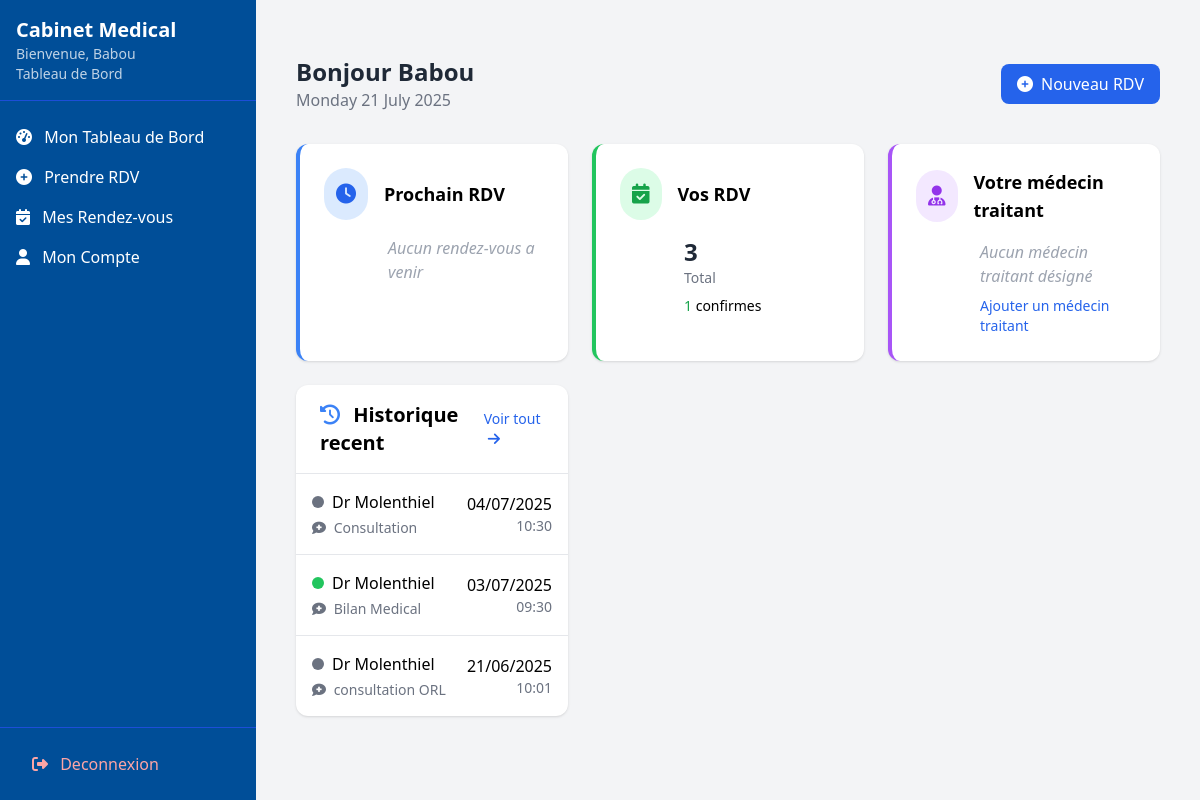
The page /dashboard/patient/ (signed in) on the database its author committed.
### utilisateurs/models.py (models this page shows, shortened)
class User(AbstractUser):
    username = None
    email = models.EmailField('email address', unique=True)
    nom = models.CharField(max_length=100)
    prenom = models.CharField(max_length=100)
    is_doctor_request = models.BooleanField(default=False)
    role = models.CharField(
        max_length=20,
        choices=[('patient', 'Patient'), ('docteur', 'Docteur'), ('admin', 'Administrateur')],
        default='patient'
    )
    telephone = models.CharField(max_length=20, blank=True, null=True)
    date_naiss = models.DateField(null=True, blank=True)
    adresse = models.TextField(blank=True)
    genre = models.CharField(max_length=1, choices=[('M', 'Masculin'), ('F', 'Féminin'), ('O', 'Autre')], blank=True)
    verification_code = models.CharField(max_length=6, null=True, blank=True)
    code_expires_at = models.DateTimeField(null=True, blank=True)  #  pour expiration
    USERNAME_FIELD = 'email'
    REQUIRED_FIELDS = ['nom', 'prenom']
    objects = UserManager()
    class Meta:
        db_table = 'utilisateurs_user'
    @property
    def docteur(self):
        """Propriete pour acceder au profil docteur de maniere coherente"""
        return self.docteur_profile
    @property
    def patient(self):
        return self.patient_profile

class Docteur(models.Model):
    user = models.OneToOneField(User, on_delete=models.CASCADE, related_name='docteur_profile')
    specialite = models.ForeignKey(Specialite, on_delete=models.SET_NULL, null=True)
    est_approuve = models.BooleanField(default=False)  # Approuve par l'admin
    numero_licence = models.CharField(max_length=50, unique=True,null=True)
    bio = models.TextField(blank=True)
    experience = models.PositiveIntegerField(default=0)
    consultation_fee = models.DecimalField(max_digits=10, decimal_places=2, default=0.00)

### rendez_vous/models.py (models this page shows, shortened)
class RendezVous(models.Model):
    STATUT_CHOICES = [
        ('en_attente', 'En attente'),
        ('confirme', 'Confirmé'),
        ('refuse', 'Refusé'),
        ('annule', 'Annulé')
    ]
    docteur = models.ForeignKey(Docteur, on_delete=models.CASCADE, related_name='rendez_vous')
    patient = models.ForeignKey(Patient, on_delete=models.CASCADE, related_name='rendez_vous')
    titre = models.CharField(max_length=255)
    creneau = models.ForeignKey('CreneauHoraire', on_delete=models.CASCADE, null=True, blank=True)
    date = models.DateField()  #  conserver pour compatibilite
    heure = models.TimeField()  # conserver pour compatibilite
    statut = models.CharField(
        max_length=20,
        choices=STATUT_CHOICES,
        default='en_attente'
    )
    lieu = models.CharField(max_length=255, verbose_name="Lieu du rendez-vous")
    STATUT_CHOICES = [
        ('en_attente', 'En attente'),
        ('confirme', 'Confirmé'),
        ('refuse', 'Refusé'),
        ('annule', 'Annulé')
    ]
    docteur = models.ForeignKey(Docteur, on_delete=models.CASCADE, related_name='rendez_vous')
    patient = models.ForeignKey(Patient, on_delete=models.CASCADE, related_name='rendez_vous')
    titre = models.CharField(max_length=255)
    date = models.DateField()
    heure = models.TimeField()
    statut = models.CharField(
        max_length=20,
        choices=STATUT_CHOICES,
        default='en_attente'
    )
    lieu = models.CharField(max_length=255, verbose_name="Lieu du rendez-vous")
    class Meta:
        ordering = ['date', 'heure']
        verbose_name_plural = "Rendez-vous"

### utilisateurs/views.py (the view)
# urls.py: path('dashboard/patient/', views.patient_dashboard, name='patient_dashboard'),
@login_required
@user_passes_test(lambda u: u.role == 'patient')
def patient_dashboard(request):
    patient = request.user.patient
    today = timezone.now().date()
    context = {
        'next_rdv': RendezVous.objects.filter(
            patient=patient,
            date__gte=today,
            statut='confirme'
        ).order_by('date', 'heure').first(),
        'recent_rdvs': RendezVous.objects.filter(
            patient=patient
        ).order_by('-date', '-heure')[:5],
        'total_rdv': RendezVous.objects.filter(
            patient=patient
        ).count(),
        'rdv_confirmed': RendezVous.objects.filter(
            patient=patient,
            statut='confirme'
        ).count(),
        'main_doctor': patient.docteur if hasattr(patient, 'docteur') else None
    }
    return render(request, 'dashboard/patient_dashboard.html', context)

### templates/dashboard/patient_dashboard.html
{% extends "base_dashboard.html" %}
{% load static %}
{% block content %}
<div class="container mx-auto px-4 py-8">
    <div class="flex justify-between items-center mb-8">
        <div>
            <h1 class="text-2xl font-bold text-gray-800">Bonjour {{ request.user.prenom}} </h1>
            <p class="text-gray-500">{% now "l j F Y" %}</p>
        </div>
        <div class="flex space-x-4">
            <a href="{% url 'demander_rendezvous' %}" class="bg-blue-600 text-white px-4 py-2 rounded-lg flex items-center hover:bg-blue-700">
                <i class="fas fa-plus-circle mr-2"></i>
                Nouveau RDV
            </a>
        </div>
    </div>
    <div class="grid grid-cols-1 md:grid-cols-3 gap-6 mb-8">
        <div class="bg-white rounded-xl shadow p-6 border-l-4 border-blue-500">
            <div class="flex items-center mb-4">
                <div class="p-3 rounded-full bg-blue-100 text-blue-600 mr-4">
                    <i class="fas fa-clock text-xl"></i>
                </div>
                <h3 class="text-lg font-semibold">Prochain RDV</h3>
            </div>
            {% if next_rdv %}
            <div class="pl-16">
                <p class="font-medium text-gray-800">Dr {{ next_rdv.docteur.user.nom }}</p>
                <p class="text-gray-500">
                    <i class="far fa-calendar-alt mr-1"></i>
                    {{ next_rdv.date|date:"d/m/Y" }} à {{ next_rdv.heure|time:"H:i" }}
                </p>
                <p class="text-sm mt-2">
                    <span class="px-2 py-1 rounded-full text-xs
                        {% if next_rdv.statut == 'confirme' %}bg-green-100 text-green-800
                        {% elif next_rdv.statut == 'en_attente' %}bg-yellow-100 text-yellow-800
                        {% else %}bg-gray-100 text-gray-800{% endif %}">
                        {{ next_rdv.get_statut_display }}
                    </span>
                </p>
            </div>
            {% else %}
            <p class="text-gray-400 italic pl-16">Aucun rendez-vous a venir</p>
            {% endif %}
        </div>
        <div class="bg-white rounded-xl shadow p-6 border-l-4 border-green-500">
            <div class="flex items-center mb-4">
                <div class="p-3 rounded-full bg-green-100 text-green-600 mr-4">
                    <i class="fas fa-calendar-check text-xl"></i>
                </div>
                <h3 class="text-lg font-semibold">Vos RDV</h3>
            </div>
            <div class="pl-16">
                <p class="text-2xl font-bold text-gray-800">{{ total_rdv }}</p>
                <p class="text-sm text-gray-500">Total</p>
                <p class="text-sm mt-2">
                    <span class="text-green-600">{{ rdv_confirmed }}</span> confirmes
                </p>
            </div>
        </div>
    <div class="bg-white rounded-xl shadow p-6 border-l-4 border-purple-500">
    <div class="flex items-center mb-4">
        <div class="p-3 rounded-full bg-purple-100 text-purple-600 mr-4">
            <i class="fas fa-user-md text-xl"></i>
        </div>
        <h3 class="text-lg font-semibold">Votre médecin traitant</h3>
    </div>
    <div class="pl-16">
        {% if patient.docteur_principal %}
        <p class="font-medium text-gray-800">Dr {{ patient.docteur_principal.user.nom }} {{ patient.docteur_principal.user.prenom }}</p>
        <p class="text-sm text-gray-500">
            {% if patient.docteur_principal.specialite %}
                {{ patient.docteur_principal.specialite.nom }}
            {% else %}
                Spécialité non spécifiée
            {% endif %}
        </p>
        <a href="{% url 'demander_rendezvous' %}?doctor_id={{ patient.docteur_principal.id }}"
           class="text-purple-600 text-sm mt-2 inline-block hover:underline">
            Prendre RDV <i class="fas fa-arrow-right ml-1"></i>
        </a>
        {% else %}
        <p class="text-gray-400 italic">Aucun médecin traitant désigné</p>
        <a href="{% url 'patient_profile' %}" class="text-blue-600 text-sm mt-2 inline-block hover:underline">
            Ajouter un médecin traitant
        </a>
        {% endif %}
    </div>
</div>
    <div class="grid grid-cols-1 gap-8">
        <div class="bg-white rounded-xl shadow overflow-hidden">
            <div class="px-6 py-4 border-b flex justify-between items-center">
                <h2 class="text-xl font-semibold">
                    <i class="fas fa-history mr-2 text-blue-500"></i>
                    Historique recent
                </h2>
                <a href="{% url 'liste_rendezvous_patient' %}" class="text-blue-600 text-sm hover:underline">
                    Voir tout <i class="fas fa-arrow-right ml-1"></i>
                </a>
            </div>
            <div class="divide-y">
                {% for rdv in recent_rdvs %}
                <div class="p-4 hover:bg-gray-50 transition-colors">
                    <div class="flex justify-between items-center">
                        <div>
                            <p class="font-medium flex items-center">
                                <span class="w-3 h-3 rounded-full mr-2
                                    {% if rdv.statut == 'confirme' %}bg-green-500
                                    {% elif rdv.statut == 'en_attente' %}bg-yellow-500
                                    {% else %}bg-gray-500{% endif %}"></span>
                                Dr {{ rdv.docteur.user.nom }}
                            </p>
                            <p class="text-sm text-gray-500 mt-1">
                                <i class="fas fa-comment-medical mr-1"></i>
                                {{ rdv.titre }}
                            </p>
                        </div>
                        <div class="text-right">
                            <p class="font-medium">{{ rdv.date|date:"d/m/Y" }}</p>
                            <p class="text-sm text-gray-500">{{ rdv.heure|time:"H:i" }}</p>
                        </div>
                    </div>
                </div>
                {% empty %}
                <div class="p-8 text-center text-gray-400">
                    <i class="far fa-calendar-plus text-3xl mb-2"></i>
                    <p>Aucun rendez-vous enregistre</p>
                </div>
                {% endfor %}
            </div>
        </div>
    </div>
</div>
{% endblock %}

### templates/base_dashboard.html (shortened to what this page needs)
<!DOCTYPE html>
<html lang="fr">
<head>
    <script src="https://cdn.tailwindcss.com"></script>
    <link rel="stylesheet" href="https://cdnjs.cloudflare.com/ajax/libs/font-awesome/6.4.0/css/all.min.css">
</head>
<body class="bg-gray-100 font-sans">
    <div class="flex h-screen">
        <div class="sidebar w-64 bg-[#004e98] text-white fixed h-full">
            <div class="p-4 border-b border-blue-700">
                <a href="{% url "index" %}"><h1 class="text-xl font-bold">Cabinet Medical</h1></a>
                <p class="text-sm opacity-75">Bienvenue, {{ request.user.prenom }}</p>
                <p class="text-sm opacity-75">Tableau de Bord</p>
            </div>
            <nav class="mt-4">
                {% if request.user.role == 'admin' %}
                  <div class="space-y-1">
                      <a href="{% url "admed_dashboard" %}" class="block py-2 px-4 hover:bg-blue-700">
                          <i class="fas fa-tachometer-alt mr-2"></i> Tableau de bord
                      </a>
                      <a href="{% url "admin_docteurs_list" %}" class="block py-2 px-4 hover:bg-blue-700">
                          <i class="fas fa-user-md mr-2"></i> Medecins
                      </a>
                      <a href="{% url "admin_patients_list" %}" class="block py-2 px-4 hover:bg-blue-700">
                          <i class="fas fa-user-injured mr-2"></i> Patients
                      </a>
                      <a href="{% url "admin_specialites" %}" class="block py-2 px-4 hover:bg-blue-700">
                         <i class="fas fa-stethoscope mr-2"></i> Specialites
                        </a>
                      <a href="{% url "admin_supervision_rdv" %}" class="block py-2 px-4 hover:bg-blue-700">
                        <i class="fas fa-calendar-check mr-2"></i> Supervision RDV
                        </a>
                     <a href="{% url "admin_profile" %}" class="block py-2 px-4 hover:bg-blue-700">
                        <i class="fas fa-user mr-2"></i> Mon Compte
                    </a>
                  </div>
                {% elif request.user.role == 'patient' %}
                    <a href="{% url 'patient_dashboard' %}" class="block py-2 px-4 hover:bg-blue-700">
                        <i class="fas fa-tachometer-alt mr-2"></i> Mon Tableau de Bord
                    </a>
                    <a href="{% url "demander_rendezvous" %}" class="block py-2 px-4 hover:bg-blue-700">
                        <i class="fas fa-plus-circle mr-2"></i> Prendre RDV
                    </a>
                    <a href="{% url "liste_rendezvous_patient" %}" class="block py-2 px-4 hover:bg-blue-700">
                        <i class="fas fa-calendar-check mr-2"></i> Mes Rendez-vous
                    </a>
                    <a href="{% url "patient_profile" %}" class="block py-2 px-4 hover:bg-blue-700">
                        <i class="fas fa-user mr-2"></i> Mon Compte
                    </a>
                {% endif %}
                <div class="absolute bottom-0 w-full p-4 border-t border-blue-700">
                    <a href="{% url 'logout' %}" class="block py-2 px-4 text-red-300 hover:bg-blue-700 rounded">
                        <i class="fas fa-sign-out-alt mr-2"></i> Deconnexion
                    </a>
                </div>
            </nav>
        </div>
        <div class="flex-1 ml-64">
            <main class="p-6">
                {% block content %}
                {% endblock %}
            </main>
        </div>
    </div>
</body>
</html>

### templates/base_dashboard.html (style rules this page uses)
.sidebar { transition: all 0.3s; }

### rows shown on the page
User: user.prenom "Babou"
RendezVous: docteur.user.nom "Molenthiel", titre "Consultation", date "04/07/2025", heure "10:30"
RendezVous: docteur.user.nom "Molenthiel", titre "Bilan Medical", date "03/07/2025", heure "09:30"
RendezVous: docteur.user.nom "Molenthiel", titre "consultation ORL", date "21/06/2025", heure "10:01"

### other values the page prints
{{ total_rdv }} "3"
{{ rdv_confirmed }} "1"
